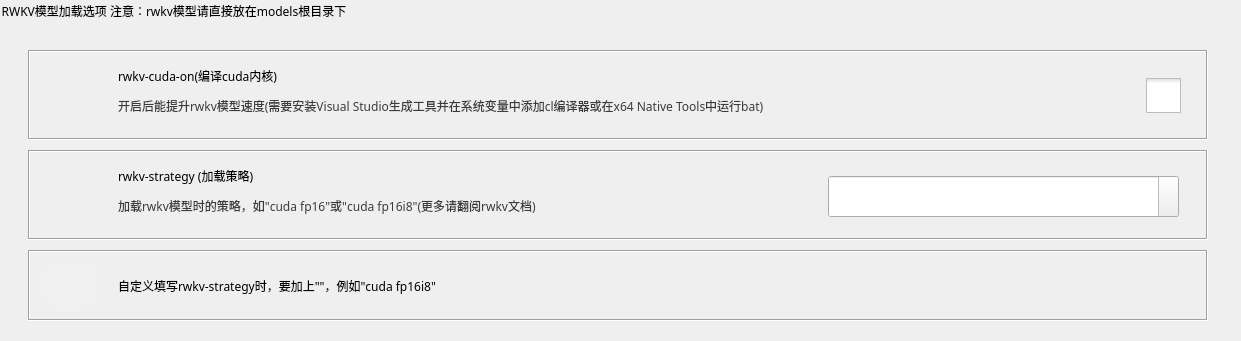
      <widget class="QGroupBox" name="groupBox_6">
       <property name="geometry">
        <rect>
         <x>20</x>
         <y>2090</y>
         <width>1241</width>
         <height>341</height>
        </rect>
       </property>
       <property name="font">
        <font>
         <family>微软雅黑</family>
         
         <weight>50</weight>
         <italic>false</italic>
         <bold>false</bold>
        </font>
       </property>
       <property name="styleSheet">
        <string notr="true">QGroupBox{
    border: none;
	font:27px &quot;微软雅黑&quot;;
}
</string>
       </property>
       <property name="title">
        <string>RWKV模型加载选项 注意：rwkv模型请直接放在models根目录下</string>
       </property>
       <widget class="QFrame" name="frame_5">
        <property name="geometry">
         <rect>
          <x>28</x>
          <y>150</y>
          <width>1180</width>
          <height>90</height>
         </rect>
        </property>
        <property name="frameShape">
         <enum>QFrame::Box</enum>
        </property>
        <property name="frameShadow">
         <enum>QFrame::Sunken</enum>
        </property>
        <widget class="QLabel" name="label_16">
         <property name="geometry">
          <rect>
           <x>90</x>
           <y>10</y>
           <width>281</width>
           <height>31</height>
          </rect>
         </property>
         <property name="font">
          <font>
           <family>微软雅黑</family>
           
           <weight>50</weight>
           <italic>false</italic>
           <bold>false</bold>
          </font>
         </property>
         <property name="styleSheet">
          <string notr="true">font: 20px &quot;微软雅黑&quot;;</string>
         </property>
         <property name="text">
          <string>rwkv-strategy (加载策略)</string>
         </property>
        </widget>
        <widget class="QLabel" name="label_17">
         <property name="geometry">
          <rect>
           <x>90</x>
           <y>40</y>
           <width>691</width>
           <height>31</height>
          </rect>
         </property>
         <property name="font">
          <font>
           <family>微软雅黑</family>
           
           <weight>50</weight>
           <italic>false</italic>
           <bold>false</bold>
          </font>
         </property>
         <property name="styleSheet">
          <string notr="true">color:rgb(59, 59, 59);
font: 18px &quot;微软雅黑&quot;;</string>
         </property>
         <property name="text">
          <string>加载rwkv模型时的策略，如&quot;cuda fp16&quot;或&quot;cuda fp16i8&quot;(更多请翻阅rwkv文档)</string>
         </property>
        </widget>
        <widget class="QLabel" name="label_18">
         <property name="geometry">
          <rect>
           <x>20</x>
           <y>19</y>
           <width>45</width>
           <height>45</height>
          </rect>
         </property>
         <property name="styleSheet">
          <string notr="true">border-image:url(:/ss/arrow-right-double双箭头-右.png)</string>
         </property>
         <property name="text">
          <string/>
         </property>
        </widget>
        <widget class="QComboBox" name="laRWKVStrategy">
         <property name="geometry">
          <rect>
           <x>800</x>
           <y>26</y>
           <width>351</width>
           <height>41</height>
          </rect>
         </property>
         <property name="font">
          <font>
           <family>微软雅黑</family>
           
           <weight>50</weight>
           <italic>false</italic>
           <bold>false</bold>
          </font>
         </property>
         <property name="styleSheet">
          <string notr="true">QComboBox::drop-down
{
	subcontrol-origin: padding;
	subcontrol-position: center right;
	width: 30px;
	border:none;
}
QComboBox::down-arrow {
     image:url(:/ss/arrow-single-down箭头-下.png)
  }
QComboBox {
	font: 23px &quot;微软雅黑&quot;;
}</string>
         </property>
         <property name="editable">
          <bool>true</bool>
         </property>
         <property name="currentText">
          <string/>
         </property>
         <property name="currentIndex">
          <number>0</number>
         </property>
         <item>
          <property name="text">
           <string/>
          </property>
         </item>
         <item>
          <property name="text">
           <string>&quot;cuda fp16i8&quot;</string>
          </property>
         </item>
         <item>
          <property name="text">
           <string>&quot;cuda fp16&quot;</string>
          </property>
         </item>
        </widget>
       </widget>
       <widget class="QFrame" name="frame_19">
        <property name="geometry">
         <rect>
          <x>28</x>
          <y>50</y>
          <width>1180</width>
          <height>90</height>
         </rect>
        </property>
        <property name="frameShape">
         <enum>QFrame::Box</enum>
        </property>
        <property name="frameShadow">
         <enum>QFrame::Sunken</enum>
        </property>
        <widget class="QLabel" name="label_61">
         <property name="geometry">
          <rect>
           <x>90</x>
           <y>10</y>
           <width>301</width>
           <height>31</height>
          </rect>
         </property>
         <property name="font">
          <font>
           <family>微软雅黑</family>
           
           <weight>50</weight>
           <italic>false</italic>
           <bold>false</bold>
          </font>
         </property>
         <property name="styleSheet">
          <string notr="true">font: 20px &quot;微软雅黑&quot;;</string>
         </property>
         <property name="text">
          <string>rwkv-cuda-on(编译cuda内核)</string>
         </property>
        </widget>
        <widget class="QLabel" name="label_65">
         <property name="geometry">
          <rect>
           <x>90</x>
           <y>40</y>
           <width>1001</width>
           <height>31</height>
          </rect>
         </property>
         <property name="font">
          <font>
           <family>微软雅黑</family>
           
           <weight>50</weight>
           <italic>false</italic>
           <bold>false</bold>
          </font>
         </property>
         <property name="styleSheet">
          <string notr="true">color:rgb(59, 59, 59);
font: 18px &quot;微软雅黑&quot;;</string>
         </property>
         <property name="text">
          <string>开启后能提升rwkv模型速度(需要安装Visual Studio生成工具并在系统变量中添加cl编译器或在x64 Native Tools中运行bat)</string>
         </property>
        </widget>
        <widget class="QCheckBox" name="laRWKVCUDA">
         <property name="geometry">
          <rect>
           <x>1118</x>
           <y>10</y>
           <width>41</width>
           <height>71</height>
          </rect>
         </property>
         <property name="styleSheet">
          <string notr="true">QCheckBox{
    spacing: 35px;
}
QCheckBox::indicator {
	width: 35px;
	height: 35px;
}
QCheckBox::indicator:unchecked {
    image: url(:/ss/未勾选.png);
}
QCheckBox::indicator:unchecked:hover {
    image: url(:/ss/选中 (2).png)
}
QCheckBox::indicator:checked {
    image: url(:/ss/复选框-选中.png)
}
</string>
         </property>
         <property name="text">
          <string/>
         </property>
         <property name="iconSize">
          <size>
           <width>100</width>
           <height>100</height>
          </size>
         </property>
        </widget>
        <widget class="QLabel" name="label_66">
         <property name="geometry">
          <rect>
           <x>20</x>
           <y>19</y>
           <width>45</width>
           <height>45</height>
          </rect>
         </property>
         <property name="styleSheet">
          <string notr="true">border-image:url(:/ss/cda.png)</string>
         </property>
         <property name="text">
          <string/>
         </property>
        </widget>
       </widget>
       <widget class="QFrame" name="frame_29">
        <property name="geometry">
         <rect>
          <x>28</x>
          <y>250</y>
          <width>1180</width>
          <height>71</height>
         </rect>
        </property>
        <property name="frameShape">
         <enum>QFrame::Box</enum>
        </property>
        <property name="frameShadow">
         <enum>QFrame::Sunken</enum>
        </property>
        <widget class="QLabel" name="label_95">
         <property name="geometry">
          <rect>
           <x>90</x>
           <y>10</y>
           <width>131</width>
           <height>31</height>
          </rect>
         </property>
         <property name="font">
          <font>
           <family>微软雅黑</family>
           <pointsize>12</pointsize>
          </font>
         </property>
         <property name="text">
          <string/>
         </property>
        </widget>
        <widget class="QLabel" name="label_96">
         <property name="geometry">
          <rect>
           <x>90</x>
           <y>40</y>
           <width>671</width>
           <height>31</height>
          </rect>
         </property>
         <property name="font">
          <font>
           <family>微软雅黑</family>
           <pointsize>11</pointsize>
          </font>
         </property>
         <property name="styleSheet">
          <string notr="true">color:rgb(59, 59, 59)</string>
         </property>
         <property name="text">
          <string/>
         </property>
        </widget>
        <widget class="QLabel" name="label_97">
         <property name="geometry">
          <rect>
           <x>90</x>
           <y>0</y>
           <width>1051</width>
           <height>71</height>
          </rect>
         </property>
         <property name="font">
          <font>
           <family>微软雅黑</family>
           
           <weight>50</weight>
           <italic>false</italic>
           <bold>false</bold>
          </font>
         </property>
         <property name="styleSheet">
          <string notr="true">font: 20px &quot;微软雅黑&quot;;</string>
         </property>
         <property name="text">
          <string>自定义填写rwkv-strategy时，要加上&quot;&quot;，例如&quot;cuda fp16i8&quot;</string>
         </property>
        </widget>
        <widget class="QPushButton" name="warn_7">
         <property name="geometry">
          <rect>
           <x>12</x>
           <y>10</y>
           <width>61</width>
           <height>51</height>
          </rect>
         </property>
         <property name="focusPolicy">
          <enum>Qt::StrongFocus</enum>
         </property>
         <property name="styleSheet">
          <string notr="true">QPushButton {
    background-color:rgb(240,240,240);	
	 	border-radius: 20px;

}</string>
         </property>
         <property name="text">
          <string/>
         </property>
         <property name="icon">
          <iconset resource="s.qrc">
           <normaloff>:/ss/exclamation-point-ring (1).png</normaloff>:/ss/exclamation-point-ring (1).png</iconset>
         </property>
         <property name="iconSize">
          <size>
           <width>43</width>
           <height>40</height>
          </size>
         </property>
        </widget>
       </widget>
      </widget>
